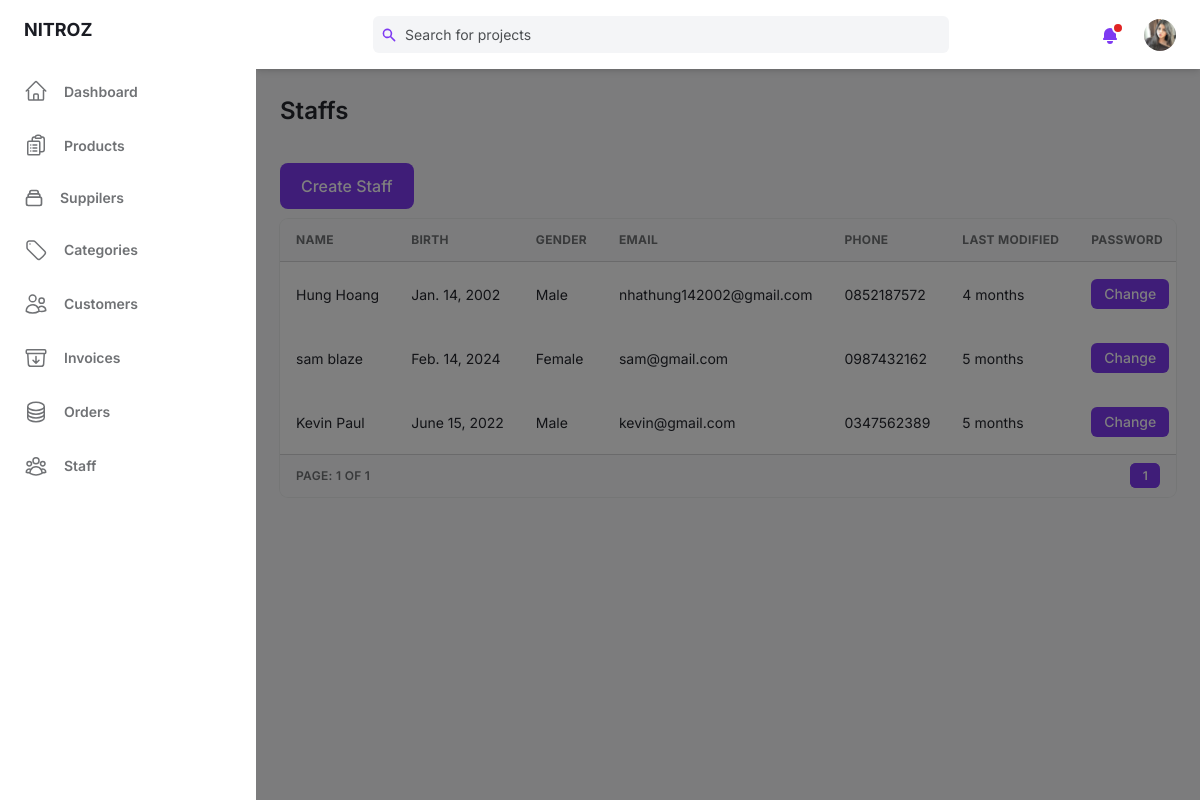
The page /super/staff/ (signed in) on the database as committed earlier.
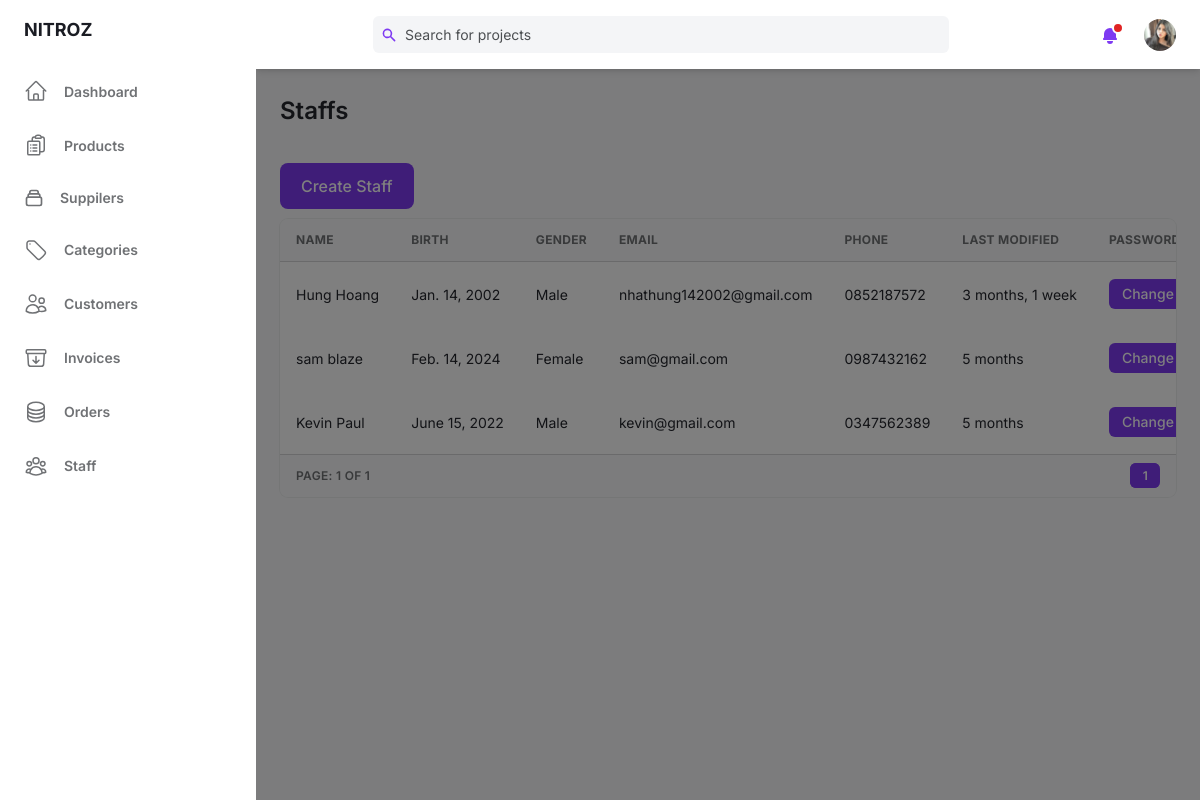
The same page on the database as committed later.
### base/models.py (models this page shows)
class User(AbstractUser):
    birth = models.DateField(blank=True,null=True)
    gender = models.BooleanField(default=False)
    email = models.EmailField(unique=True)
    phone = models.CharField(max_length=10,blank=True,null=True)
    avatar = models.ImageField(null=True,blank=True,upload_to='users/',default= 'users/avatar.svg')
    old_cart = models.CharField(max_length=200, blank=True, null=True)
    updated = models.DateTimeField(auto_now=True)
    created = models.DateTimeField(auto_now_add=True)
    USERNAME_FIELD = 'email'
    REQUIRED_FIELDS = []
    @property
    def ImageURL(self):
        try:
            url = self.avatar.url
        except:
            url = ''
        return url
    objects = CustomUserManager()

### base/views.py (the view)
    def wrapper(request, *args, **kwargs):
        if not request.user.is_authenticated or not request.user.is_staff:
            messages.error(request,"You are not allow to do that action!")
            return redirect('admin_login')
        return view_func(request, *args, **kwargs)

### base/context_processors.py (called while the page is built)
def cart(request):
    return {'cart': Cart(request)}

### base/views.py (called while the page is built)
def staff_required(view_func):
    def wrapper(request, *args, **kwargs):
        if not request.user.is_authenticated or not request.user.is_staff:
            messages.error(request,"You are not allow to do that action!")
            return redirect('admin_login')
        return view_func(request, *args, **kwargs)
    return wrapper

### base/templates/base/admin/staff.html (shortened to what the changed rows need)
{% extends "admin/main.html" %}
{% block content %}
{% if request.user.is_superuser %}
<main class="h-full pb-16 overflow-y-auto">
    <div class="container grid px-6 mx-auto">
        {% if pageView == 'read' %}
        <h2 class="my-6 text-2xl font-semibold text-gray-700 dark:text-gray-200">Staffs</h2>
        {% elif pageView == 'add' %}
        <h2 class="my-6 text-2xl font-semibold text-gray-700 dark:text-gray-200">Add Staff</h2>
        {% elif pageView == 'edit' %}
        <h2 class="my-6 text-2xl font-semibold text-gray-700 dark:text-gray-200">Edit Satff</h2>
        {% endif %}
      {% if pageView == 'read' %}
      <div class="w-full overflow-hidden rounded-lg shadow-xs">
        <div class="w-full overflow-x-auto">
            <table class="w-full whitespace-no-wrap">
                <thead>
                <tr class="text-xs font-semibold tracking-wide text-left text-gray-500 uppercase border-b dark:border-gray-700 bg-gray-50 dark:text-gray-400 dark:bg-gray-800">
                    <th class="px-4 py-3">Name</th>
                    <th class="px-4 py-3">Birth</th>
                    <th class="px-4 py-3">Gender</th>
                    <th class="px-4 py-3">Email</th>
                    <th class="px-4 py-3">Phone</th>
                    <th class="px-4 py-3">Last Modified</th>
                    <th class="px-4 py-3">Password</th>
                </tr>
                </thead>
                {% for user in page.object_list %}
                <tbody class="bg-white divide-y dark:divide-gray-700 dark:bg-gray-800">
                <tr class="text-gray-700 dark:text-gray-400">
                    <td class="px-4 py-3 text-sm">{{user.first_name}} {{user.last_name}}</td>
                    <td class="px-4 py-3 text-sm">{{user.birth}}</td>
                    {% if user.gender %}
                    <td class="px-4 py-3 text-sm">Male</td>
                    {% else %}
                    <td class="px-4 py-3 text-sm">Female</td>
                    {% endif %}
                    <td class="px-4 py-3 text-sm">{{user.email}}</td>
                    <td class="px-4 py-3 text-sm">{{user.phone}}</td>
                    <td class="px-4 py-3 text-sm">{{user.updated|timesince}}</td>
                    <td class="px-4 py-3 text-sm">
                        <button class="px-3 py-1 text-sm font-medium leading-5 text-white transition-colors duration-150 bg-purple-600 border border-transparent rounded-md active:bg-purple-600 hover:bg-purple-700 focus:outline-none focus:shadow-outline-purple">
                        <a href="{% url "updateStaffPassword" user.id %}" >Change</a></button>
                    </td>
                </tr>
                </tbody>
                {% endfor %}
            </table>
        </div>
      </div>
      {% endif %}
    </div>
</main>
{% endif %}
{% endblock content %}

### templates/admin/nav.html (shortened to what this page needs)
{% load static %}
<header class="z-10 py-4 bg-white shadow-md dark:bg-gray-800">
  <div class="container flex items-center justify-between h-full px-6 mx-auto text-purple-600 dark:text-purple-300">
    <div class="flex justify-center flex-1 lg:mr-32" style="margin-right:10px;">
      <div
        class="relative w-full max-w-xl mr-6 focus-within:text-purple-500"
      >
        <div class="absolute inset-y-0 flex items-center pl-2">
          <svg
            class="w-4 h-4"
            aria-hidden="true"
            fill="currentColor"
            viewBox="0 0 20 20"
          >
            <path
              fill-rule="evenodd"
              d="M8 4a4 4 0 100 8 4 4 0 000-8zM2 8a6 6 0 1110.89 3.476l4.817 4.817a1 1 0 01-1.414 1.414l-4.816-4.816A6 6 0 012 8z"
              clip-rule="evenodd"
            ></path>
          </svg>
        </div>
        <form>
        <input
          class="w-full pl-8 pr-2 text-sm text-gray-700 placeholder-gray-600 bg-gray-100 border-0 rounded-md dark:placeholder-gray-500 dark:focus:shadow-outline-gray dark:focus:placeholder-gray-600 dark:bg-gray-700 dark:text-gray-200 focus:placeholder-gray-500 focus:bg-white focus:border-purple-300 focus:outline-none focus:shadow-outline-purple form-input"
          type="text"
          placeholder="Search for projects"
          aria-label="Search"
          name = "q"
        /></form>
      </div>
    </div>
    <ul class="flex items-center flex-shrink-0 space-x-6">
      <li class="relative">
        <button
          class="relative align-middle rounded-md focus:outline-none focus:shadow-outline-purple"
          @click="toggleNotificationsMenu"
          @keydown.escape="closeNotificationsMenu"
          aria-label="Notifications"
          aria-haspopup="true"
        >
          <svg
            class="w-5 h-5"
            aria-hidden="true"
            fill="currentColor"
            viewBox="0 0 20 20"
          >
            <path
              d="M10 2a6 6 0 00-6 6v3.586l-.707.707A1 1 0 004 14h12a1 1 0 00.707-1.707L16 11.586V8a6 6 0 00-6-6zM10 18a3 3 0 01-3-3h6a3 3 0 01-3 3z"
            ></path>
          </svg>
          <span
            aria-hidden="true"
            class="absolute top-0 right-0 inline-block w-3 h-3 transform translate-x-1 -translate-y-1 bg-red-600 border-2 border-white rounded-full dark:border-gray-800"
          ></span>
        </button>
      </li>
      <li class="relative">
        <button
          class="align-middle rounded-full focus:shadow-outline-purple focus:outline-none"
          @click="toggleProfileMenu"
          @keydown.escape="closeProfileMenu"
          aria-label="Account"
          aria-haspopup="true"
        >
          {% if request.user.is_authenticated %}
          <img
            class="object-cover w-8 h-8 rounded-full"
            src="{{request.user.ImageURL}}"
            alt=""
            aria-hidden="true"
          />
          {% endif %}
        </button>
      </li>
    </ul>
  </div>
</header>

Rows that differ between the two databases and show on the page:
changed User "Hung": updated "4 months" → "3 months, 1 week"
